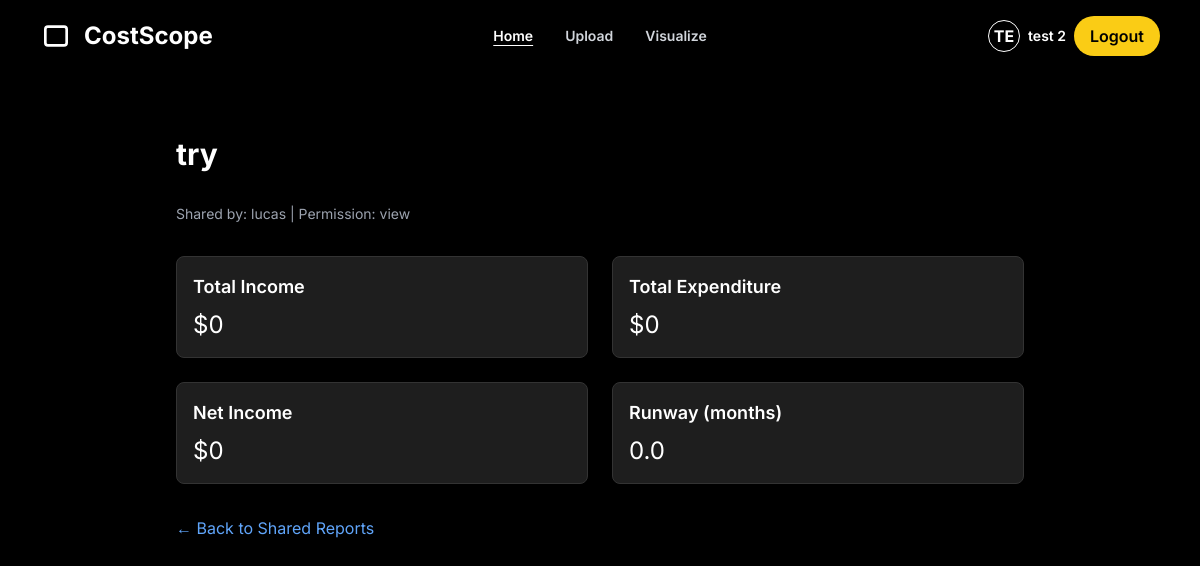
The app's page /shared-report/1 (signed in) with its own data.
### app/models.py (models this page shows)
class User(db.Model, UserMixin):
    id = db.Column(db.Integer, primary_key=True)
    username = db.Column(db.String(80), unique=True, nullable=False)
    password_hash = db.Column(db.String(128), nullable=False)
    expenses = db.relationship('Expense', backref='user', lazy=True)

class SharedReport(db.Model):
    id = db.Column(db.Integer, primary_key=True)
    owner_id = db.Column(db.Integer, db.ForeignKey('user.id'), nullable=False)
    recipient_username = db.Column(db.String(100), nullable=False)
    report_title = db.Column(db.String(100), nullable=False)
    permission = db.Column(db.String(20), default='view')  # Can be 'view' or 'comment'
    timestamp = db.Column(db.DateTime, default=datetime.utcnow)
    owner = db.relationship('User', backref='shared_reports')

### app/routes.py (the view)
@main.route('/shared-report/<int:report_id>')
@login_required
def view_shared_report(report_id):
    shared = SharedReport.query.get_or_404(report_id)
    if shared.recipient_username != current_user.username:
        flash("❌ You are not authorized to view this report.")
        return redirect(url_for('main.shared_with_me'))
    owner_expenses = Expense.query.filter_by(user_id=shared.owner_id).all()
    total_income = sum(e.amount for e in owner_expenses if e.type == 'income')
    total_expenditure = sum(e.amount for e in owner_expenses if e.type == 'expense')
    net_income = total_income - total_expenditure
    total_savings = sum(e.amount for e in owner_expenses if e.type in ['savings', 'investment'])
    available_funds = total_savings + net_income
    run_rate = round(available_funds / total_expenditure, 2) if total_expenditure else 0.0
    return render_template(
        'shared_visualise.html',
        report=shared,
        stats={
            'totalIncome': total_income,
            'totalExpenditure': total_expenditure,
            'netIncome': net_income,
            'runRate': run_rate
        }
    )

### app/__init__.py (called while the page is built)
def create_app():
    app = Flask(__name__)
    app.config['SECRET_KEY'] = 'dev'
    app.config['SQLALCHEMY_DATABASE_URI'] = 'sqlite:///studysync.db'
    app.config['WTF_CSRF_ENABLED'] = True
    db.init_app(app)
    migrate.init_app(app, db)  # ✅ Connect Migrate to app and db
    login_manager.init_app(app)
    @login_manager.user_loader
    def load_user(user_id):
        return User.query.get(int(user_id))
    from .routes import main as main_blueprint
    app.register_blueprint(main_blueprint)
    return app

### app/templates/shared_visualise.html
{% extends "base.html" %}
{% block content %}
<div class="max-w-4xl mx-auto text-white p-6 space-y-8">
  <h1 class="text-3xl font-bold">{{ report.report_title }}</h1>
  <p class="text-sm text-gray-400">Shared by: {{ report.owner.username }} | Permission: {{ report.permission }}</p>
  <div class="grid grid-cols-2 gap-6 mt-6">
    <div class="bg-[#1e1e1e] p-4 rounded-lg border border-[#333]">
      <h2 class="font-semibold text-lg mb-2">Total Income</h2>
      <p class="text-2xl">${{ stats.totalIncome }}</p>
    </div>
    <div class="bg-[#1e1e1e] p-4 rounded-lg border border-[#333]">
      <h2 class="font-semibold text-lg mb-2">Total Expenditure</h2>
      <p class="text-2xl">${{ stats.totalExpenditure }}</p>
    </div>
    <div class="bg-[#1e1e1e] p-4 rounded-lg border border-[#333]">
      <h2 class="font-semibold text-lg mb-2">Net Income</h2>
      <p class="text-2xl">${{ stats.netIncome }}</p>
    </div>
    <div class="bg-[#1e1e1e] p-4 rounded-lg border border-[#333]">
      <h2 class="font-semibold text-lg mb-2">Runway (months)</h2>
      <p class="text-2xl">{{ stats.runRate }}</p>
    </div>
  </div>
  <a href="{{ url_for('main.shared_with_me') }}" class="mt-6 inline-block text-blue-400 hover:underline">← Back to Shared Reports</a>
</div>
{% endblock %}

### app/templates/base.html (shortened to what this page needs)
<!DOCTYPE html>
<html lang="en">
<head>
  <script src="https://cdn.tailwindcss.com"></script>
</head>
<body class="bg-black text-white min-h-screen flex flex-col">
  <header class="relative w-full px-10 py-4 flex justify-between items-center bg-black">
    <div class="flex items-center gap-3">
      <svg xmlns="http://www.w3.org/2000/svg" class="w-8 h-8" fill="none"
           viewBox="0 0 24 24" stroke="white" stroke-width="2">
        <path d="M20 12v5a2 2 0 0 1-2 2H6a2 2 0 0 1-2-2V7a2 2 0 0 1 2-2h12a2 2 0 0 1 2 2Z" />
        <path d="M18 12h.01" />
      </svg>
      <strong class="text-2xl font-bold">CostScope</strong>
    </div>
    <nav class="absolute left-1/2 transform -translate-x-1/2 flex gap-8 text-sm font-semibold">
      <a href="{{ url_for('main.home') }}" class="text-white underline underline-offset-4">Home</a>
      <a href="{{ url_for('main.upload') }}" class="text-gray-300 hover:text-white transition">Upload</a>
      <a href="{{ url_for('main.visualise') }}" class="text-gray-300 hover:text-white transition">Visualize</a>
    </nav>
    <div class="flex items-center gap-4">
      {% if current_user.is_authenticated %}
        <div class="flex items-center gap-2">
          <div class="w-8 h-8 rounded-full border border-white flex items-center justify-center font-bold text-white">
            {{ current_user.username[:2]|upper }}
          </div>
          <span class="text-sm font-semibold">{{ current_user.username }}</span>
          <a href="{{ url_for('main.logout') }}"
             class="bg-yellow-400 hover:bg-yellow-500 text-black font-semibold px-4 py-2 rounded-full transition">
            Logout
          </a>
        </div>
      {% else %}
        <a href="{{ url_for('main.login') }}" class="text-sm text-white hover:underline">Login</a>
        <a href="{{ url_for('main.register') }}"
           class="bg-yellow-400 hover:bg-yellow-500 text-black font-semibold px-4 py-2 rounded-full transition">
          Sign Up
        </a>
      {% endif %}
    </div>
  </header>
  <main class="flex-grow px-4 py-10">
    {% block content %}{% endblock %}
  </main>
</body>
</html>

### app/templates/base.html (style rules this page uses)
body { font-family: 'Inter', sans-serif; }

### records on screen
User: username "TE", username "test 2"
SharedReport: report_title "try", permission "view"
User: owner.username "lucas"

### other values on screen
{{ stats.totalIncome }} "0"
{{ stats.totalExpenditure }} "0"
{{ stats.netIncome }} "0"
{{ stats.runRate }} "0.0"
